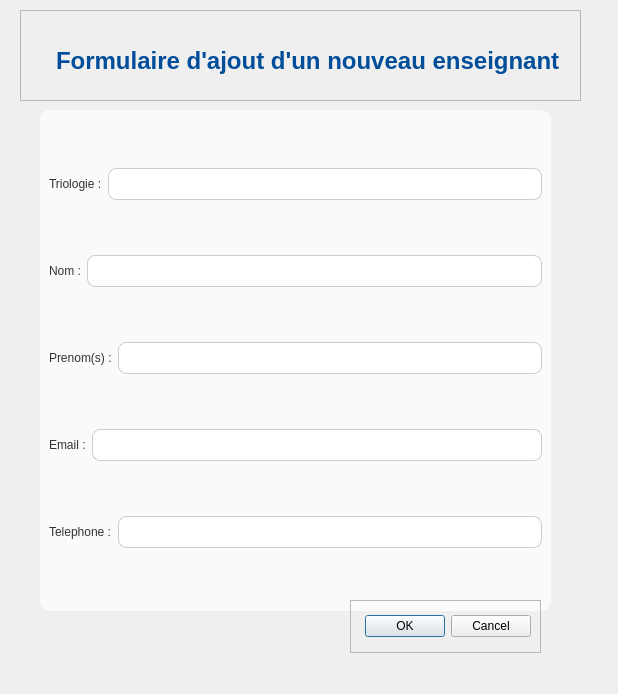
<?xml version="1.0" encoding="UTF-8"?>
<ui version="4.0">
 <class>form_enseignant</class>
 <widget class="QDialog" name="form_enseignant">
  <property name="geometry">
   <rect>
    <x>0</x>
    <y>0</y>
    <width>618</width>
    <height>694</height>
   </rect>
  </property>
  <property name="windowTitle">
   <string>Dialog</string>
  </property>
  <widget class="QWidget" name="widget" native="true">
   <property name="geometry">
    <rect>
     <x>-10</x>
     <y>10</y>
     <width>611</width>
     <height>676</height>
    </rect>
   </property>
   <widget class="QFrame" name="frame">
    <property name="geometry">
     <rect>
      <x>30</x>
      <y>0</y>
      <width>561</width>
      <height>91</height>
     </rect>
    </property>
    <property name="styleSheet">
     <string notr="true">QLabel#label {
    /* Couleur du texte, cohérente avec votre interface */
    color: #004D99; 
    /* Taille de police beaucoup plus grande */
    font-size: 24px; 
    /* Police en gras */
    font-weight: bold;
    /* Marge interne pour l'espacement */
    padding: 20px 0 10px 20px;
}</string>
    </property>
    <property name="frameShape">
     <enum>QFrame::Shape::StyledPanel</enum>
    </property>
    <property name="frameShadow">
     <enum>QFrame::Shadow::Raised</enum>
    </property>
    <layout class="QVBoxLayout" name="verticalLayout_2">
     <item>
      <widget class="QLabel" name="label">
       <property name="styleSheet">
        <string notr="true"/>
       </property>
       <property name="text">
        <string>Formulaire d'ajout d'un nouveau enseignant</string>
       </property>
      </widget>
     </item>
    </layout>
   </widget>
   <widget class="QFrame" name="frame_2">
    <property name="geometry">
     <rect>
      <x>50</x>
      <y>100</y>
      <width>511</width>
      <height>501</height>
     </rect>
    </property>
    <property name="styleSheet">
     <string notr="true">QLabel{
color:#333333;
QLabel	font-size:14px;
font: 700 9pt &quot;Segoe UI&quot;;
}
QLineEdit, QComboBox {
    /* Hauteur standard pour le champ */
    min-height: 30px; 
    /* Arrière-plan */
    background-color: white; 
    /* Bordure fine */
    border: 1px solid #CCCCCC;
    /* Coins légèrement arrondis */
    border-radius: 8px; 
    /* Espace interne pour le texte */
    padding: 0 10px; 
}

/* Style au survol ou à la sélection pour un feedback visuel */
QLineEdit:focus, QComboBox:focus {
    border: 2px solid #007BFF; /* Bordure bleue plus épaisse */
}
QFrame {
    /* Blanc cassé pour le conteneur des champs */
    background-color: #FAFAFA; 
    border-radius: 10px; /* Optionnel : pour les bords internes */
    /* Ajouter un peu d'ombre pour le faire ressortir (un peu plus complexe, mais très bel effet) */
    /* box-shadow: 2px 2px 5px rgba(0, 0, 0, 0.1); */
}</string>
    </property>
    <property name="frameShape">
     <enum>QFrame::Shape::StyledPanel</enum>
    </property>
    <property name="frameShadow">
     <enum>QFrame::Shadow::Raised</enum>
    </property>
    <layout class="QVBoxLayout" name="verticalLayout">
     <item>
      <layout class="QHBoxLayout" name="horizontalLayout">
       <item>
        <widget class="QLabel" name="label_2">
         <property name="text">
          <string>Triologie :</string>
         </property>
        </widget>
       </item>
       <item>
        <widget class="QLineEdit" name="lineEdit"/>
       </item>
      </layout>
     </item>
     <item>
      <layout class="QHBoxLayout" name="horizontalLayout_2">
       <item>
        <widget class="QLabel" name="label_3">
         <property name="text">
          <string>Nom :</string>
         </property>
        </widget>
       </item>
       <item>
        <widget class="QLineEdit" name="lineEdit_2"/>
       </item>
      </layout>
     </item>
     <item>
      <layout class="QHBoxLayout" name="horizontalLayout_3">
       <item>
        <widget class="QLabel" name="label_4">
         <property name="text">
          <string>Prenom(s) :</string>
         </property>
        </widget>
       </item>
       <item>
        <widget class="QLineEdit" name="lineEdit_3"/>
       </item>
      </layout>
     </item>
     <item>
      <layout class="QHBoxLayout" name="horizontalLayout_4">
       <item>
        <widget class="QLabel" name="label_5">
         <property name="text">
          <string>Email :</string>
         </property>
        </widget>
       </item>
       <item>
        <widget class="QLineEdit" name="lineEdit_4"/>
       </item>
      </layout>
     </item>
     <item>
      <layout class="QHBoxLayout" name="horizontalLayout_5">
       <item>
        <widget class="QLabel" name="label_6">
         <property name="text">
          <string>Telephone :</string>
         </property>
        </widget>
       </item>
       <item>
        <widget class="QLineEdit" name="lineEdit_5"/>
       </item>
      </layout>
     </item>
    </layout>
   </widget>
   <widget class="QFrame" name="frame_3">
    <property name="geometry">
     <rect>
      <x>360</x>
      <y>590</y>
      <width>191</width>
      <height>53</height>
     </rect>
    </property>
    <property name="styleSheet">
     <string notr="true">QDialogButtonBox{
background-color: #28a745; 
color: white;
 border-radius: 8px;
 font-weight: bold;
 padding: 5px 15px;
}</string>
    </property>
    <property name="frameShape">
     <enum>QFrame::Shape::StyledPanel</enum>
    </property>
    <property name="frameShadow">
     <enum>QFrame::Shadow::Raised</enum>
    </property>
    <layout class="QVBoxLayout" name="verticalLayout_3">
     <item>
      <widget class="QDialogButtonBox" name="buttonBox">
       <property name="orientation">
        <enum>Qt::Orientation::Horizontal</enum>
       </property>
       <property name="standardButtons">
        <set>QDialogButtonBox::StandardButton::Cancel|QDialogButtonBox::StandardButton::Ok</set>
       </property>
      </widget>
     </item>
    </layout>
   </widget>
  </widget>
 </widget>
 <resources/>
 <connections>
  <connection>
   <sender>buttonBox</sender>
   <signal>accepted()</signal>
   <receiver>form_enseignant</receiver>
   <slot>accept()</slot>
   <hints>
    <hint type="sourcelabel">
     <x>248</x>
     <y>254</y>
    </hint>
    <hint type="destinationlabel">
     <x>157</x>
     <y>274</y>
    </hint>
   </hints>
  </connection>
  <connection>
   <sender>buttonBox</sender>
   <signal>rejected()</signal>
   <receiver>form_enseignant</receiver>
   <slot>reject()</slot>
   <hints>
    <hint type="sourcelabel">
     <x>316</x>
     <y>260</y>
    </hint>
    <hint type="destinationlabel">
     <x>286</x>
     <y>274</y>
    </hint>
   </hints>
  </connection>
 </connections>
</ui>
